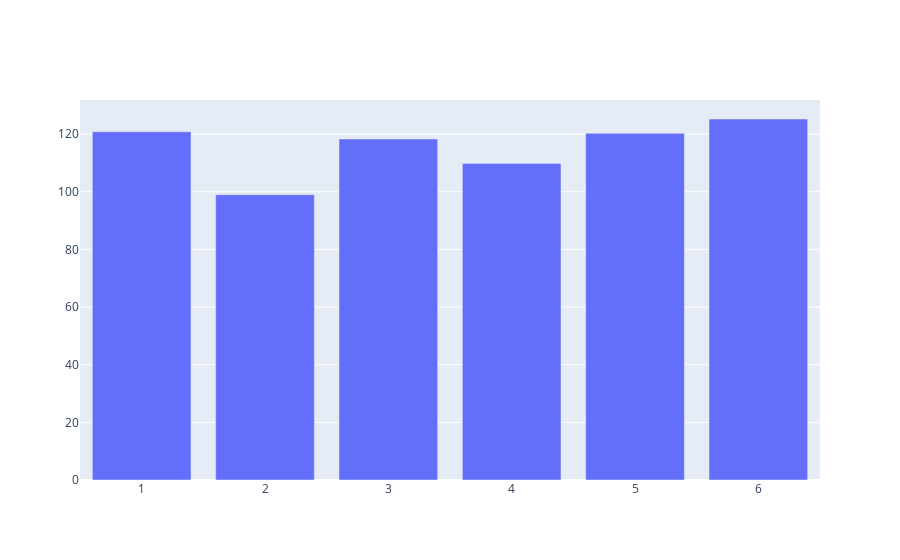

Notebook source saved alongside this figure:
### Code cell
# graph average attack of legendaries in each generation
grouped_data = legendaries.groupby('Generation')
totals = pd.DataFrame(grouped_data.mean()['Attack'])

barchart = go.Bar(
    x = totals.index,
    y = totals['Attack']
)

fig3 = go.Figure(data=barchart)
fig3.show()

### Figure 1 — Plotly figure (JSON) as saved in the notebook; plotly's stock layout.template omitted (floating-point values rounded to 4 significant figures)
{"data": [{"type": "bar", "x": [1, 2, 3, 4, 5, 6], "y": [120.8, 99, 118.3, 109.8, 120.3, 125.2]}], "layout": {"autosize": true, "xaxis": {"autorange": true, "range": [0.5, 6.5], "type": "linear"}, "yaxis": {"autorange": true, "range": [0, 131.8], "type": "linear"}}}
